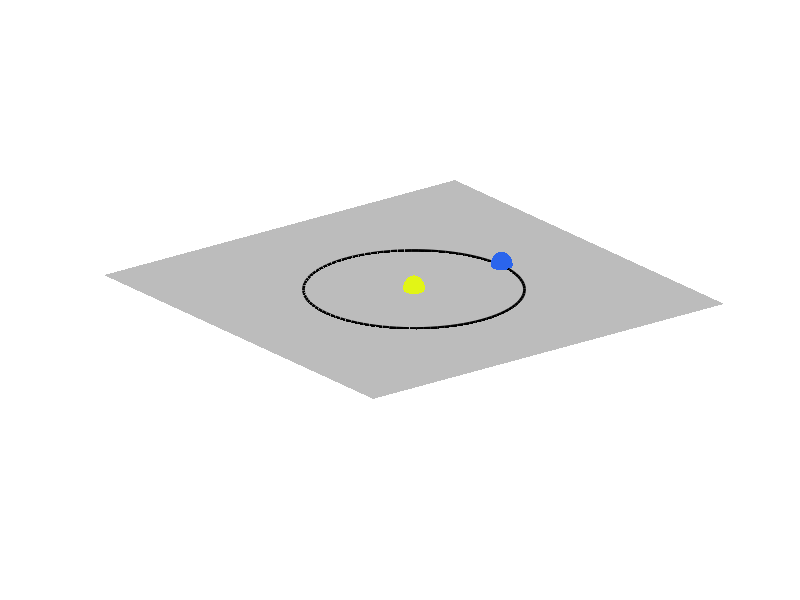

MATLAB code for this plot: (Note: this script raises an error after producing the figure.)

% Geocentric Solar Ecliptic coordinate system

addpath '/home/mark.miesch/opt/matlab_exchange'

% draw ecliptic
[x y] = meshgrid(-2:0.1:2)
z = zeros(size(x,1))
surf(x,y,z,'FaceAlpha',0.5,'EdgeColor','none','FaceColor','#797979')
xlim([-2,2])
ylim([-2,2])
zlim([-1,1])
axis off

% draw sun
hold on
[x,y,z] = ellipsoid(0,0,0,0.1,0.1,0.1,100)
surf(x,y,z,'FaceColor','#E2F516','EdgeColor','none')

% draw earth
hold on
[x,y,z] = ellipsoid(1,0,0,0.1,0.1,0.1,100)
surf(x,y,z,'FaceColor','#2B65EC','EdgeColor','none')

% Draw Earth's orbit
hold on
t = 0:pi/50:2*pi
x = sin(t)
y = cos(t)
z = zeros(size(x))
plot3(x,y,z,'Color','black','LineWidth',2)

% draw axes
L = 0.8
p0 = [1,0,0];
px = [1-L,0,0];
py = [1,-L,0];
pz = [1,0,L];
mArrow3(p0,px)
mArrow3(p0,py)
mArrow3(p0,pz)